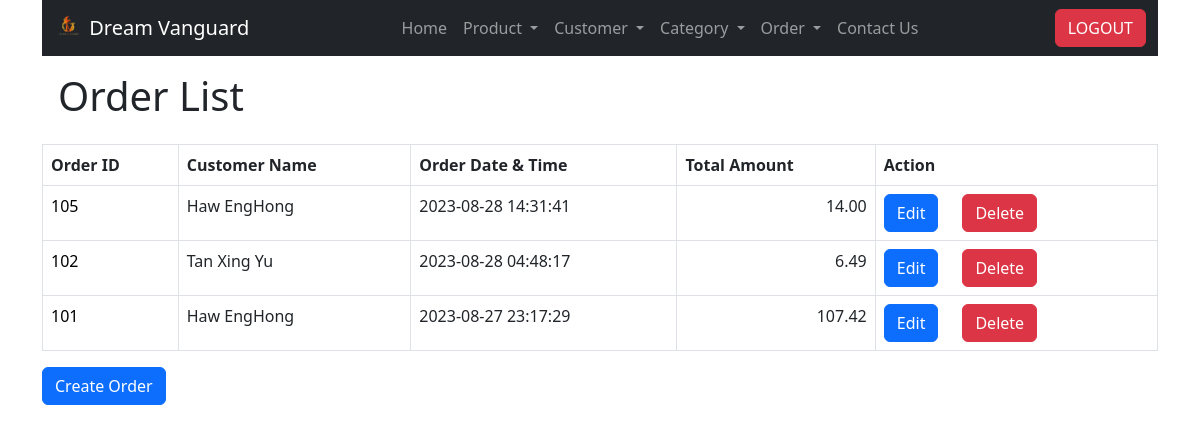
The app's page /order_read.php (signed in) with its own data.
### tables this page shows
CREATE TABLE IF NOT EXISTS `order_summary` (
  `id` int NOT NULL AUTO_INCREMENT,
  `customer_id` int NOT NULL,
  `order_date` datetime NOT NULL,
  PRIMARY KEY (`id`)
);

CREATE TABLE IF NOT EXISTS `customers` (
  `id` int NOT NULL AUTO_INCREMENT,
  `username` varchar(50) NOT NULL,
  `password` varchar(255) NOT NULL,
  `first_name` varchar(50) NOT NULL,
  `last_name` varchar(50) NOT NULL,
  `email` varchar(50) DEFAULT NULL,
  `gender` enum('Male','Female','Other') NOT NULL,
  `date_of_birth` date NOT NULL,
  `registration_datetime` datetime NOT NULL,
  `account_status` enum('Active','Inactive') NOT NULL,
  `image` varchar(255) NOT NULL,
  PRIMARY KEY (`id`),
  UNIQUE KEY `username` (`username`)
);

### order_read.php (the view, shortened to what this page needs)
<!DOCTYPE HTML>
<html>
<head>
    <link href="https://cdn.jsdelivr.net/npm/bootstrap@5.3.0/dist/css/bootstrap.min.css" rel="stylesheet">
</head>
<body>
    <div class="container">
        <?php
        include 'includes/navbar.php';
        ?>
        <div class="p-3">
            <h1>Order List</h1>
        </div>
        <?php
        include 'config/database.php';
        try {
            $query = "SELECT order_summary.id, customers.first_name, customers.last_name, order_summary.order_date FROM order_summary INNER JOIN customers ON order_summary.customer_id = customers.id ORDER BY order_summary.order_date DESC";
            $stmt = $con->prepare($query);
            $stmt->execute();
            if ($stmt->rowCount() > 0) {
                echo "<table class='table table-hover table-responsive table-bordered'>";
                echo "<tr>";
                echo "<th>Order ID</th>";
                echo "<th>Customer Name</th>";
                echo "<th>Order Date & Time</th>";
                echo "<th>Total Amount</th>";
                echo "<th>Action</th>";
                echo "</tr>";
                while ($row = $stmt->fetch(PDO::FETCH_ASSOC)) {
                    extract($row);
                    $totalAmountQuery = "SELECT SUM(CASE
                        WHEN products.promotion_price IS NOT NULL AND products.promotion_price != 0
                        THEN products.promotion_price * order_details.quantity
                        ELSE products.price * order_details.quantity
                        END) AS total_amount
                        FROM order_details
                        INNER JOIN products ON order_details.product_id = products.id
                        WHERE order_details.order_id = :order_id";
                    $totalAmountStmt = $con->prepare($totalAmountQuery);
                    $totalAmountStmt->bindParam(":order_id", $id);
                    $totalAmountStmt->execute();
                    $totalAmountRow = $totalAmountStmt->fetch(PDO::FETCH_ASSOC);
                    $totalAmount = $totalAmountRow['total_amount'];
                    echo "<tr>";
                    echo "<td><a href='order_read_one.php?id={$id}'>{$id}</a></td>";
                    echo "<td>{$first_name} {$last_name}</td>";
                    echo "<td>{$order_date}</td>";
                    echo "<td class='text-end'>" . number_format($totalAmount, 2) . "</td>";
                    echo "<td>";
                    echo "<a href='order_update.php?id={$id}' class='btn btn-primary me-3'>Edit</a>";
                    echo "<a href='#' onclick='delete_order({$id});' class='btn btn-danger mx-2'>Delete</a>";
                    echo "</td>";
                    echo "</tr>";
                }
                echo "</table>";
            } else {
                echo '<div class="alert alert-info">No order found.</div>';
            }
        } catch (PDOException $exception) {
            echo '<div class="alert alert-danger">' . $exception->getMessage() . '</div>';
        }
        ?>
        <a href="create_order.php" class="btn btn-primary">Create Order</a>
    </div>
</body>
</html>

### includes/navbar.php (style rules this page uses)
a { text-decoration: none; color: black; }

### records on screen
order_summary: id "105", customer.first_name "Haw", customer.last_name "EngHong", order_date "2023-08-28 14:31:41", totalAmount "14.00"
order_summary: id "102", customer.first_name "Tan", customer.last_name "Xing Yu", order_date "2023-08-28 04:48:17", totalAmount "6.49"
order_summary: id "101", customer.first_name "Haw", customer.last_name "EngHong", order_date "2023-08-27 23:17:29", totalAmount "107.42"
